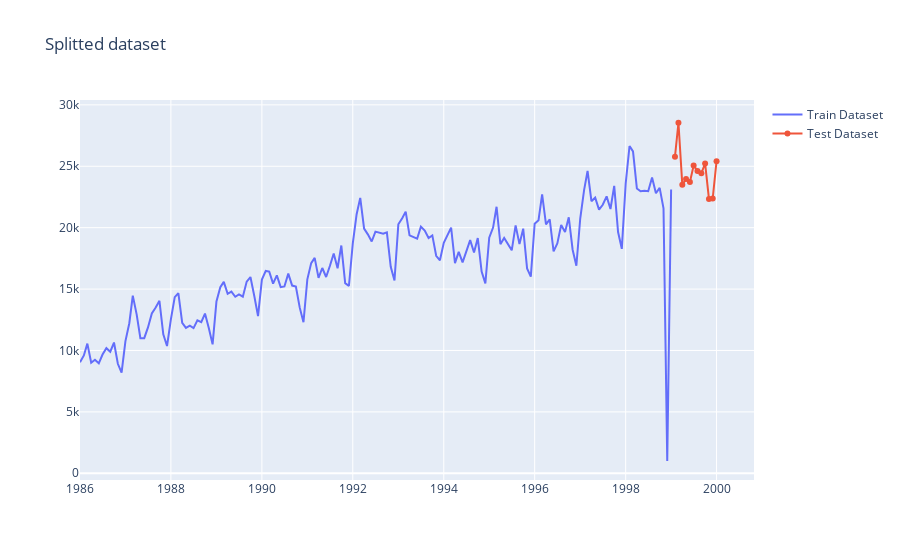

This figure's notebook cell:
### Code cell
#splotting dataset
import plotly.graph_objects as go
from sktime.forecasting.model_selection import temporal_train_test_split
#splitting dataset (test dataset size is last 12 periods/months)
y_train, y_test = temporal_train_test_split(broken_dataset, test_size=12)
#visualizing train/test dataset
fig = go.Figure()
fig.add_trace(go.Scatter( name= "Train Dataset", x=y_train.index.astype(str), y=y_train["Total"]))
fig.add_trace(go.Scatter(name = "Test Dataset", x=y_test.index.astype(str), y= y_test['Total']))
fig.update_layout(title = "Splitted dataset")
fig.show()

### Figure 1 — Plotly figure (JSON) as saved in the notebook; plotly's stock layout.template omitted (floating-point values rounded to 4 significant figures; data arrays with more than 128 entries replaced by an {"elided": "..."} marker saying what was removed)
{"data": [{"name": "Train Dataset", "type": "scatter", "x": {"elided": "157 str values"}, "y": {"elided": "157 int values"}}, {"name": "Test Dataset", "type": "scatter", "x": ["1999-02", "1999-03", "1999-04", "1999-05", "1999-06", "1999-07", "1999-08", "1999-09", "1999-10", "1999-11", "1999-12", "2000-01"], "y": [25780, 28544, 23488, 23964, 23720, 25069, 24618, 24430, 25229, 22344, 22372, 25412]}], "layout": {"title": {"text": "Splitted dataset"}}}
